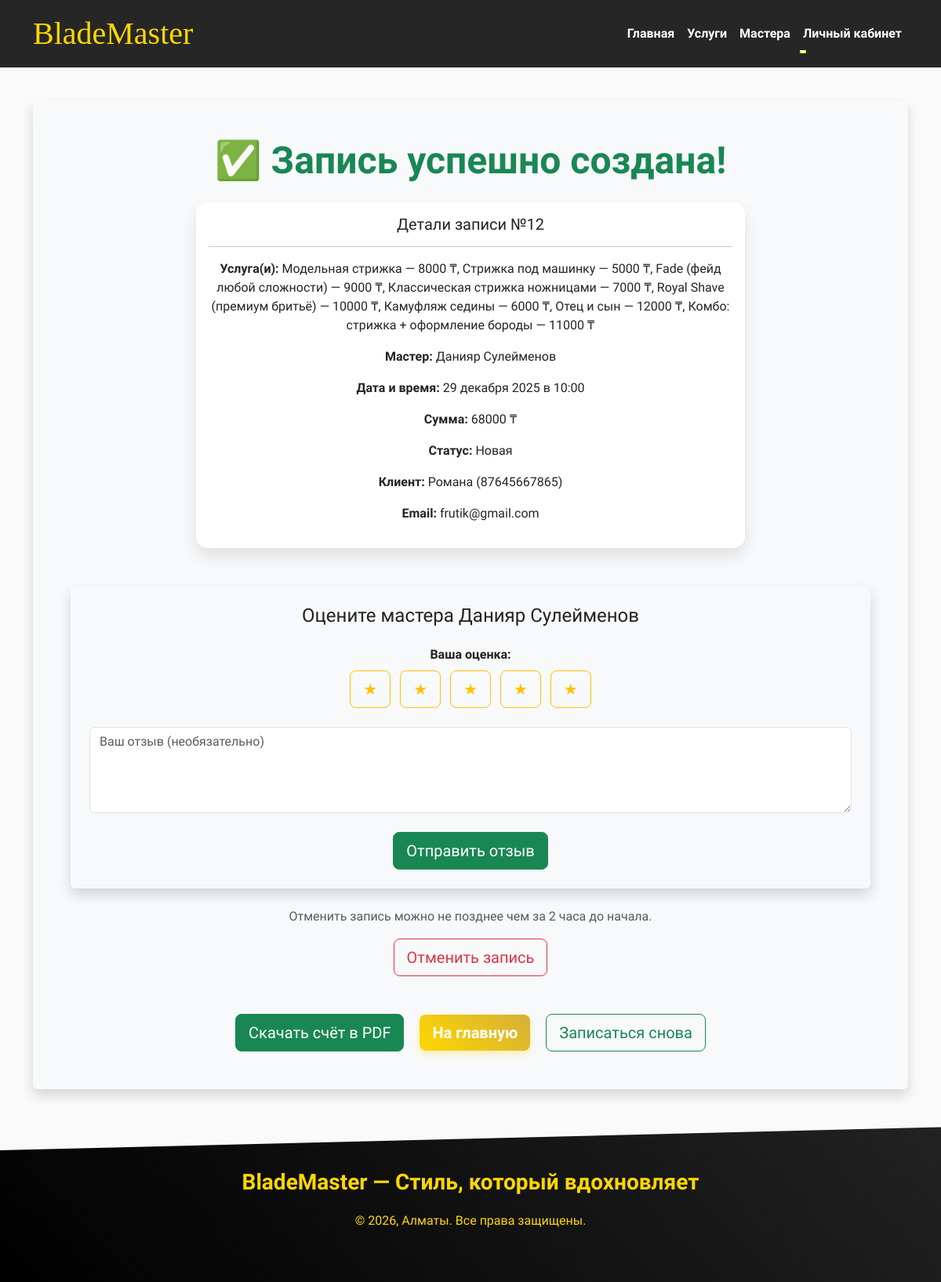
Screenshot of /appointment/12/success/ with the database file from the repository.
### core/models.py (models this page shows, shortened)
class Appointment(models.Model):
    client_name = models.CharField("Имя клиента", max_length=100)
    client_phone = models.CharField("Телефон клиента", max_length=20)
    client_email = models.EmailField("Email клиента", blank=True, null=True)
    service = models.ManyToManyField(Service, verbose_name="Выбранные услуги")
    master = models.ForeignKey(Master, on_delete=models.CASCADE, verbose_name="Мастер")
    date = models.DateField("Дата записи")
    time = models.TimeField("Время записи")
    status = models.CharField("Статус записи", max_length=20, choices=[
        ('new', 'Новая'),
        ('confirmed', 'Подтверждена'),
        ('completed', 'Выполнена'),
        ('cancelled', 'Отменена'),
        ('no_show', 'Не пришёл'),
    ], default='new')
    created_at = models.DateTimeField("Дата и время создания записи", auto_now_add=True)
    class Meta:
        verbose_name = "Запись"
        verbose_name_plural = "Записи клиентов"
    def total_price(self):
        return sum(service.price for service in self.service.all())

class Service(models.Model):
    name = models.CharField("Название услуги", max_length=100)
    description = models.TextField("Описание услуги", blank=True)
    price = models.DecimalField("Цена (₸)", max_digits=10, decimal_places=0)
    duration = models.IntegerField("Длительность (в минутах)", default=60)
    category = models.CharField("Категория", max_length=50, choices=[
        ('haircut', 'Стрижки'),
        ('beard', 'Бритьё и оформление бороды'),
        ('care', 'Уход'),
        ('complex', 'Комплексные процедуры'),
    ], default='haircut')
    class Meta:
        verbose_name = "Услуга"
        verbose_name_plural = "Услуги"
    def __str__(self):
        return f"{self.name} — {self.price} ₸"

class Master(models.Model):
    full_name = models.CharField("ФИО мастера", max_length=100)
    description = models.TextField("Описание / о себе", blank=True)
    photo = models.ImageField("Фотография мастера", upload_to='masters/', blank=True, null=True)
    class Meta:
        verbose_name = "Мастер"
        verbose_name_plural = "Мастера"

### core/views.py (the view)
# urls.py: path('appointment/<int:appointment_id>/success/', views.book_success, name='book_success'),
def book_success(request, appointment_id):
    appointment = get_object_or_404(Appointment, id=appointment_id)
    return render(request, "core/book_success.html", {"appointment": appointment})

### core/templates/core/book_success.html (shortened to what this page needs)
{% extends 'base.html' %}
{% block content %}
<div class="container my-5 text-center">
    <div class="p-5 bg-light rounded shadow" data-aos="fade-up">
        <h1 class="display-5 fw-bold mb-4
            {% if appointment.status == 'cancelled' %}text-danger
            {% elif appointment.status == 'completed' %}text-success
            {% elif appointment.status == 'confirmed' %}text-info
            {% else %}text-success{% endif %}">
            {% if appointment.status == 'cancelled' %}
                ❌ Запись отменена
            {% elif appointment.status == 'completed' %}
                ✅ Услуга выполнена
            {% elif appointment.status == 'confirmed' %}
                ✅ Запись подтверждена
            {% else %}
                ✅ Запись успешно создана!
            {% endif %}
        </h1>
        <div class="card mx-auto" style="max-width: 700px;">
            <div class="card-body">
                <h5 class="card-title">Детали записи №{{ appointment.id }}</h5>
                <hr>
                <p><strong>Услуга(и):</strong> {{ appointment.service.all|join:", " }}</p>
                <p><strong>Мастер:</strong> {{ appointment.master.full_name }}</p>
                <p><strong>Дата и время:</strong> {{ appointment.date|date:"d E Y" }} в {{ appointment.time|time:"H:i" }}</p>
                <p><strong>Сумма:</strong> {{ appointment.total_price }} ₸</p>
                <p><strong>Статус:</strong> {{ appointment.get_status_display }}</p>
                <p><strong>Клиент:</strong> {{ appointment.client_name }} ({{ appointment.client_phone }})</p>
                {% if appointment.client_email %}
                <p><strong>Email:</strong> {{ appointment.client_email }}</p>
                {% endif %}
            </div>
        </div>
        {% if appointment.status not in 'cancelled' %}
            {% if not appointment.review %}
            <div class="mt-5 p-4 bg-light rounded shadow">
                <h4 class="text-center mb-4">Оцените мастера {{ appointment.master.full_name }}</h4>
                <form method="post" action="{% url 'add_review' appointment.id %}">
                    <div class="text-center mb-4">
                        <label class="fw-bold d-block mb-2">Ваша оценка:</label>
                        <div class="star-rating">
                            {% for i in "12345" %}
                            <button type="button" class="btn btn-outline-warning btn-lg star-btn mx-1"
                                data-value="{{ i }}">★</button>
                            {% endfor %}
                        </div>
                    </div>
                    <div class="mb-4">
                        <textarea name="comment" class="form-control" rows="4"
                            placeholder="Ваш отзыв (необязательно)"></textarea>
                    </div>
                    <div class="text-center">
                        <button type="submit" class="btn btn-success btn-lg">Отправить отзыв</button>
                    </div>
                </form>
            </div>
            {% endif %}
        {% endif %}
        {% if appointment.status in 'new,confirmed' %}
            <div class="mt-4">
                <p class="text-muted">Отменить запись можно не позднее чем за 2 часа до начала.</p>
                <a href="{% url 'cancel_appointment' appointment.id %}"
                   class="btn btn-outline-danger btn-lg"
                   onclick="return confirm('Точно отменить запись?')">Отменить запись</a>
            </div>
        {% elif appointment.status == 'cancelled' %}
            <div class="mt-4">
                <p class="text-danger fw-bold">Запись была отменена.</p>
            </div>
        {% endif %}
        <div class="mt-5 text-center">
            {% if appointment.status != 'cancelled' %}
                <a href="{% url 'generate_invoice_pdf' appointment.id %}"
                   class="btn btn-success btn-lg mx-2" target="_blank">
                    Скачать счёт в PDF
                </a>
            {% endif %}
            <a href="/" class="btn btn-primary btn-lg mx-2">На главную</a>
            <a href="/services/" class="btn btn-outline-success btn-lg mx-2">Записаться снова</a>
        </div>
    </div>
</div>
{% endblock %}

### core/templates/base.html (style rules this page uses)
body { font-family: 'Urbanist', sans-serif; background-color: #fafafa; color: #222; overflow-x: hidden; padding-top: 80px; }
.btn-primary { background: linear-gradient(45deg, #ffd700, #d4af37); border: none; font-weight: 700; box-shadow: 0 4px 10px rgba(255, 215, 0, 0.3); transition: transform 0.2s; }
.card { border: none; border-radius: 15px; overflow: hidden; box-shadow: 0 10px 20px rgba(0, 0, 0, 0.1); transition: transform 0.3s, box-shadow 0.3s; }

### rows the page displays
Appointment: id "12", service.all "Модельная стрижка — 8000 ₸, Стрижка под машинку — 5000 ₸, Fade (фейд любой сложности) — 9000 ₸, Классическая стрижка ножницами — 7000 ₸, Royal Shave (премиум бритьё) — 10000 ₸, Камуфляж седины — 6000 ₸, Отец и сын — 12000 ₸, Комбо: стрижка + оформление бороды — 11000 ₸", master.full_name "Данияр Сулейменов", date "29 декабря 2025", time "10:00", total_price "68000", status "Новая", client_name "Романа", client_phone "87645667865", client_email "frutik@gmail.com"
